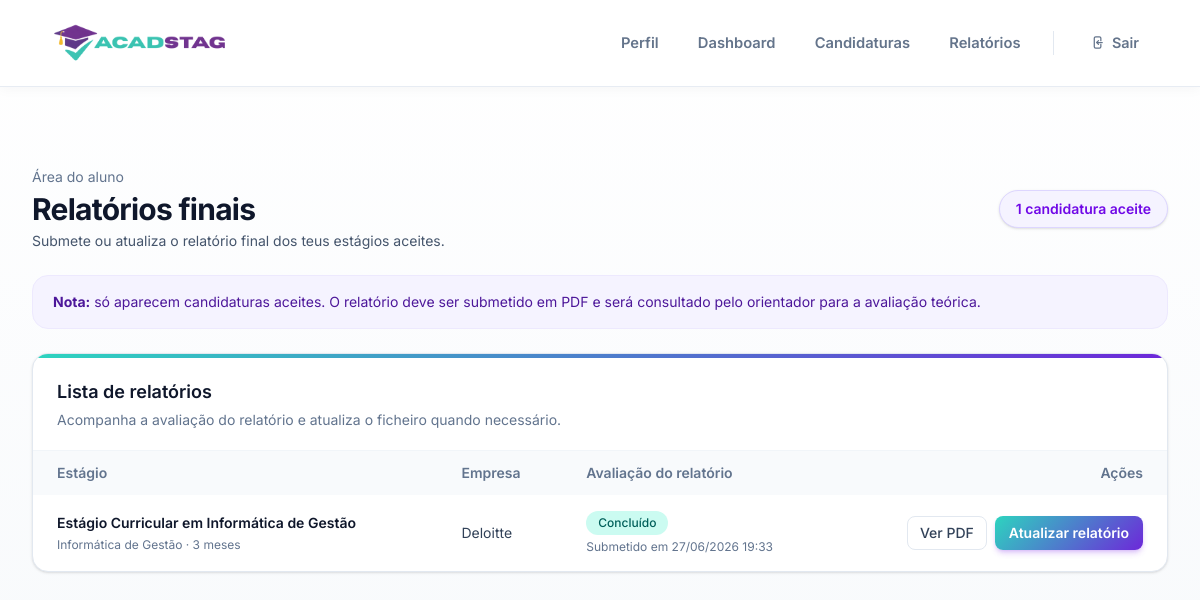
The app's page /relatorios/ (signed in) with its own data.
### candidaturas/models.py (models this page shows, shortened)
class Candidatura(models.Model):
    class Status(models.TextChoices):
        SUBMETIDA = "SUBMETIDA", "Submetida"
        ACEITE = "ACEITE", "Aceite"
        REJEITADA = "REJEITADA", "Rejeitada"
    aluno = models.ForeignKey(
        User,
        on_delete=models.CASCADE,
        related_name="candidaturas",
        limit_choices_to={"role": "ALUNO"},
    )
    estagio = models.ForeignKey(
        Estagio,
        on_delete=models.CASCADE,
        related_name="candidaturas",
    )
    cv = models.FileField(
        upload_to=upload_cv_path,
        validators=[FileExtensionValidator(allowed_extensions=["pdf"])],
        null=True,
        blank=True,
    )
    comprovativo_frequencia = models.FileField(
        upload_to=upload_comprovativo_path,
        validators=[FileExtensionValidator(allowed_extensions=["pdf"])],
        null=True,
        blank=True,
    )
    status = models.CharField(
        max_length=20,
        choices=Status.choices,
        default=Status.SUBMETIDA,
    )
    data_candidatura = models.DateTimeField(auto_now_add=True)
    class Meta:
        unique_together = ("aluno", "estagio")
        ordering = ["-data_candidatura"]

### estagios/models.py (models this page shows, shortened)
class Estagio(models.Model):
    titulo = models.CharField(max_length=200)
    descricao = models.TextField()
    area = models.CharField(max_length=100)
    duracao_meses = models.PositiveIntegerField(
        validators=[
            MinValueValidator(1),
            MaxValueValidator(12),
        ]
    )
    ativo = models.BooleanField(default=True)
    data_criacao = models.DateTimeField(auto_now_add=True)
    empresa = models.ForeignKey(
        Empresa,
        on_delete=models.CASCADE,
        related_name="estagios"
    )

### empresas/models.py (models this page shows, shortened)
class Empresa(models.Model):
    user = models.OneToOneField(
        User,
        on_delete=models.CASCADE,
        related_name="empresa",
        limit_choices_to={"role": "EMPRESA"},
    )
    nome = models.CharField(max_length=200)
    area = models.CharField(max_length=120, blank=True)
    contacto = models.CharField(max_length=120, blank=True)
    morada = models.CharField(max_length=200, blank=True)
    nif = models.CharField(max_length=20, blank=True)

### relatorios/models.py (models this page shows, shortened)
class Relatorio(models.Model):
    class Estado(models.TextChoices):
        PENDENTE = "PENDENTE", "Pendente"
        APROVADO = "APROVADO", "Aprovado"
        REJEITADO = "REJEITADO", "Rejeitado"
    candidatura = models.OneToOneField(
        Candidatura,
        on_delete=models.CASCADE,
        related_name="relatorio"
    )
    ficheiro = models.FileField(upload_to=upload_relatorio_path)
    estado = models.CharField(
        max_length=20,
        choices=Estado.choices,
        default=Estado.PENDENTE
    )
    data_submissao = models.DateTimeField(auto_now_add=True)

### relatorios/views.py (the view)
# urls.py: path("", views.aluno_relatorios, name="aluno_list"),
@login_required
@role_required("ALUNO", message="Acesso restrito a alunos.")
def aluno_relatorios(request):
    candidaturas = (
        Candidatura.objects.filter(
            aluno=request.user,
            status=Candidatura.Status.ACEITE
        )
        .select_related("estagio", "estagio__empresa", "processo")
        .order_by("-data_candidatura")
    )
    return render(request, "relatorios/aluno_relatorios.html", {
        "candidaturas": candidaturas
    })

### templates/relatorios/aluno_relatorios.html (shortened to what this page needs)
{% extends "base.html" %}
{% load status_tags %}
{% block content %}
<div class="max-w-7xl mx-auto py-8 space-y-6">
  <div class="flex flex-col md:flex-row md:items-center md:justify-between gap-4">
    <div>
      <p class="mb-1 text-sm text-slate-500">Área do aluno</p>
      <h1 class="text-3xl font-bold tracking-tight text-slate-900">Relatórios finais</h1>
      <p class="mt-1 text-sm text-slate-600">Submete ou atualiza o relatório final dos teus estágios aceites.</p>
    </div>
    <div class="inline-flex items-center rounded-full border border-violet-200 bg-violet-50 px-4 py-2 text-sm font-semibold text-violet-700 shadow-sm">
      {{ candidaturas|length }} candidatura{% if candidaturas|length != 1 %}s{% endif %} aceite{% if candidaturas|length != 1 %}s{% endif %}
    </div>
  </div>
  <div class="rounded-2xl border border-violet-100 bg-violet-50 px-5 py-4">
    <p class="text-sm text-violet-900"><strong>Nota:</strong> só aparecem candidaturas aceites. O relatório deve ser submetido em PDF e será consultado pelo orientador para a avaliação teórica.</p>
  </div>
  <div class="overflow-hidden rounded-2xl border border-slate-200 bg-white shadow-sm">
    <div style="height:4px;background:linear-gradient(90deg,#2dd4bf,#6d28d9)"></div>
    <div class="border-b border-slate-100 px-6 py-5">
      <h2 class="text-lg font-semibold text-slate-900">Lista de relatórios</h2>
      <p class="mt-1 text-sm text-slate-500">Acompanha a avaliação do relatório e atualiza o ficheiro quando necessário.</p>
    </div>
    <div class="overflow-x-auto">
      <table class="min-w-full text-sm">
        <thead class="bg-slate-50 text-slate-500">
          <tr>
            <th class="px-6 py-3 text-left font-semibold">Estágio</th>
            <th class="px-6 py-3 text-left font-semibold">Empresa</th>
            <th class="px-6 py-3 text-left font-semibold">Avaliação do relatório</th>
            <th class="px-6 py-3 text-right font-semibold">Ações</th>
          </tr>
        </thead>
        <tbody class="divide-y divide-slate-100">
          {% for c in candidaturas %}
          <tr class="transition hover:bg-slate-50">
            <td class="px-6 py-4">
              <a href="{% url 'estagios:detail' c.estagio.id %}" class="font-semibold text-slate-900 transition hover:text-violet-700">{{ c.estagio.titulo }}</a>
              <div class="mt-1 text-xs text-slate-500">
                {{ c.estagio.area|default:"Área não definida" }}{% if c.estagio.duracao_meses %} · {{ c.estagio.duracao_meses }} meses{% endif %}
              </div>
            </td>
            <td class="px-6 py-4 text-slate-700">{{ c.estagio.empresa.nome }}</td>
            <td class="px-6 py-4">
              {% if not c.relatorio %}
                <span class="inline-flex items-center rounded-full bg-slate-100 px-3 py-1 text-xs font-medium text-slate-600">Não submetido</span>
              {% elif c.processo and c.processo.estado == "CONCLUIDO" %}
                <div class="space-y-1">
                  <span class="inline-flex items-center rounded-full bg-teal-100 px-3 py-1 text-xs font-medium text-teal-800">Concluído</span>
                  {% if c.relatorio.data_submissao %}<div class="text-xs text-slate-500">Submetido em {{ c.relatorio.data_submissao|date:"d/m/Y H:i" }}</div>{% endif %}
                </div>
              {% endif %}
            </td>
            <td class="px-6 py-4 text-right">
              <div class="flex flex-wrap justify-end gap-2">
                {% if c.relatorio and c.relatorio.ficheiro %}
                  <a href="{{ c.relatorio.ficheiro.url }}" target="_blank" class="inline-flex items-center rounded-lg border border-slate-200 bg-white px-3 py-1.5 text-sm font-medium text-slate-700 transition hover:bg-slate-50">Ver PDF</a>
                {% endif %}
                <a href="{% url 'relatorios:upload' c.id %}" style="background-image:linear-gradient(135deg,#2dd4bf,#6d28d9)" class="inline-flex items-center rounded-lg px-3.5 py-1.5 text-sm font-semibold text-white shadow-md shadow-violet-700/20 transition hover:-translate-y-0.5 hover:shadow-lg">
                  {% if c.relatorio %}Atualizar relatório{% else %}Submeter relatório{% endif %}
                </a>
              </div>
            </td>
          </tr>
          {% empty %}
          <tr>
            <td colspan="4" class="p-8">
              <div class="rounded-xl border border-amber-200 bg-amber-50 px-4 py-4 text-center text-sm text-amber-700">Ainda não tens candidaturas aceites para submeter relatório.</div>
            </td>
          </tr>
          {% endfor %}
        </tbody>
      </table>
    </div>
  </div>
</div>
{% endblock %}

### templates/base.html (style rules this page uses)
:root { --teal: #2DD4BF; --teal-dk: #14B8A6; --purple: #6D28D9; --purple-hover: #5B21B6; --purple-lt: #F3E8FF; --gold: #F59E0B; --ink: #0F172A; --ink-mid: #64748B; --surface: #F8FAFC; --border: #E2E8F0; }
*, *::before, *::after { box-sizing: border-box; }
body { margin: 0; font-family: 'Inter', sans-serif; background: linear-gradient(to bottom, #ffffff, var(--surface)); color: var(--ink); -webkit-font-smoothing: antialiased; }
a { transition: color .18s ease; }

### records on screen
Candidatura: estagio.titulo "Estágio Curricular em Informática de Gestão", estagio.area "Informática de Gestão", estagio.duracao_meses "3", estagio.empresa.nome "Deloitte", relatorio.data_submissao "27/06/2026 19:33", shows "Atualizar relatório"

### other values on screen
{{ candidaturas|length }} "1"
